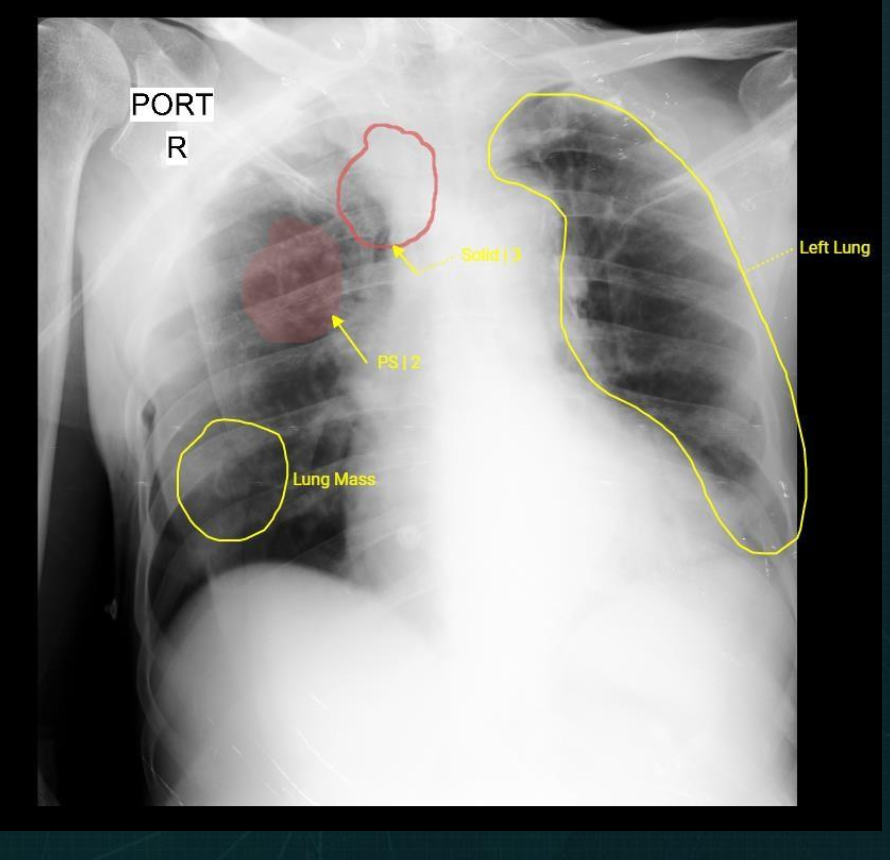
#> input picture input_image/xray.jpg, 890 x 860 px
$ python -i process_image.py   (imports and definitions only)
#> lines starting #> are read from the running program, lines starting #| are printed output that depends on the picture; after the words box and inside, x2 and y2 are one past the last pixel; in counts of white or black regions, pixels touching at a corner belong together
# Python code to find the co-ordinates of
# the contours detected in an image.
import cv2


def parse_image(image: str):
    # file_path: str = "./xray_file.png"
    # Reading image
#> called with image = 'input_image/xray.jpg'
    font = cv2.FONT_HERSHEY_COMPLEX
    img2 = cv2.imread(image, cv2.IMREAD_COLOR)
#> img2 is the input picture: shape (860, 890, 3); mean B, G, R 133.7, 135, 134.4

    # Reading same image in another
    # variable and converting to gray scale.
    img = cv2.imread(image, cv2.IMREAD_GRAYSCALE)
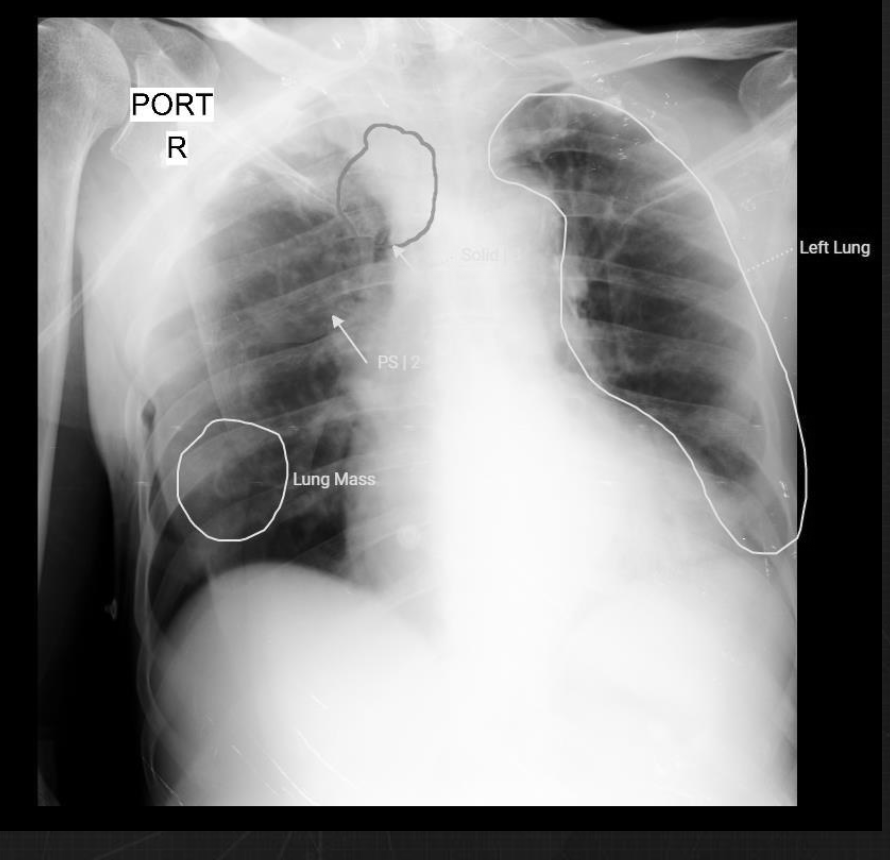
#> img: shape (860, 890); min 0, max 255, mean 134.6
    # edged = cv2.Canny(img, 20, 300)

    # Converting image to a binary image
    # ( black and white only image).
    _, threshold = cv2.threshold(img, 200, 455, cv2.THRESH_BINARY)
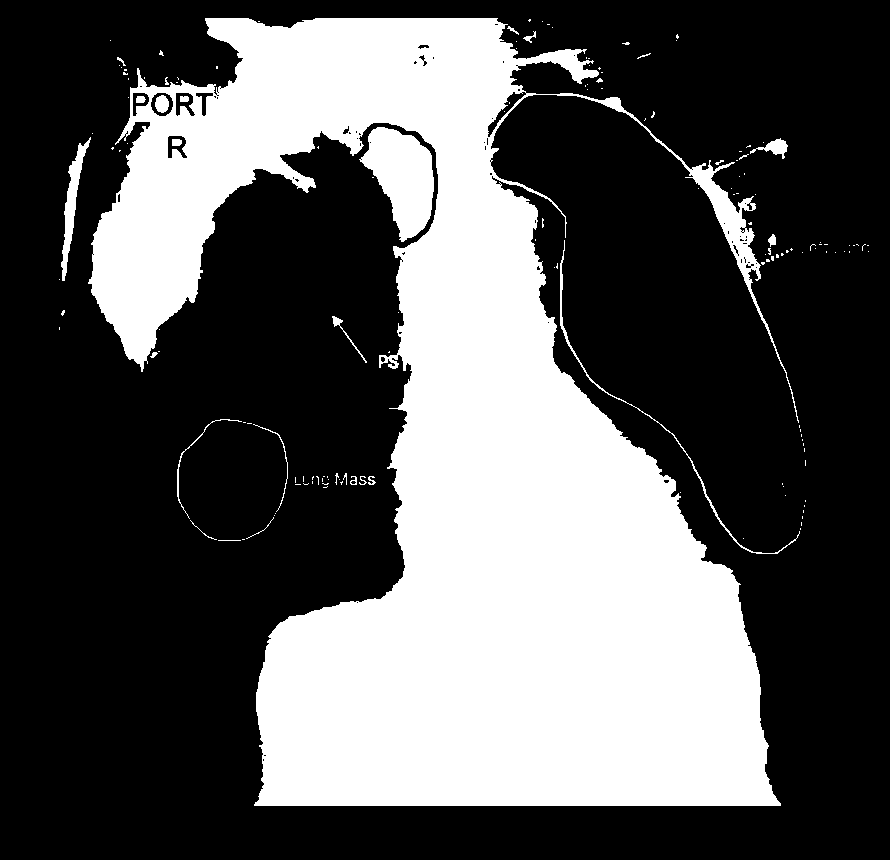
#> threshold: shape (860, 890); 34.3% white; 157 white regions (129 under 20 px)

    # Detecting contours in image.
    # contours, _ = cv2.findContours(threshold, cv2.RETR_TREE,
    #                                cv2.CHAIN_APPROX_SIMPLE)
    contours, hierarchy = cv2.findContours(threshold, cv2.RETR_EXTERNAL, cv2.CHAIN_APPROX_SIMPLE)
#> contours = 151 contours, 140 with area under 20; largest, box (x1, y1, x2, y2) and area: (88, 18, 799, 806) 252848, (359, 127, 434, 242) 4978, (61, 137, 91, 281) 1005, (560, 240, 800, 554) 398, (750, 138, 788, 159) 256

    # Going through every contours found in the image.
    for cnt in contours:

        approx = cv2.approxPolyDP(cnt, 0.020 * cv2.arcLength(cnt, True), True)

        # draws boundary of contours.
        # cv2.drawContours(img2, 0, (0, 0, 255), 5)
        # cv2.drawContours(img2, contours, -1, (10, 355, 100), 3)
        cv2.drawContours(img2, contours, 0, (0,255, 0), 3)

        # Used to flatten the array containing
        # the co-ordinates of the vertices.
        values = approx.ravel()
        i = 0

        for _ in values:
            if i % 2 == 0:
                x = values[i]
                y = values[i + 1]

                # String containing the co-ordinates.
                string = f"{str(x)} {str(y)}"

                if i != 0:
                    # text on remaining co-ordinates.
                    cv2.putText(img2, string, (x, y), font, 0.5, (0, 255, 0))
            i = i + 1
#> this loop made 151 passes
#> values on passes 1 to 3: [218, 540, 240, 540], [242, 539, 244, 539], [743, 538]
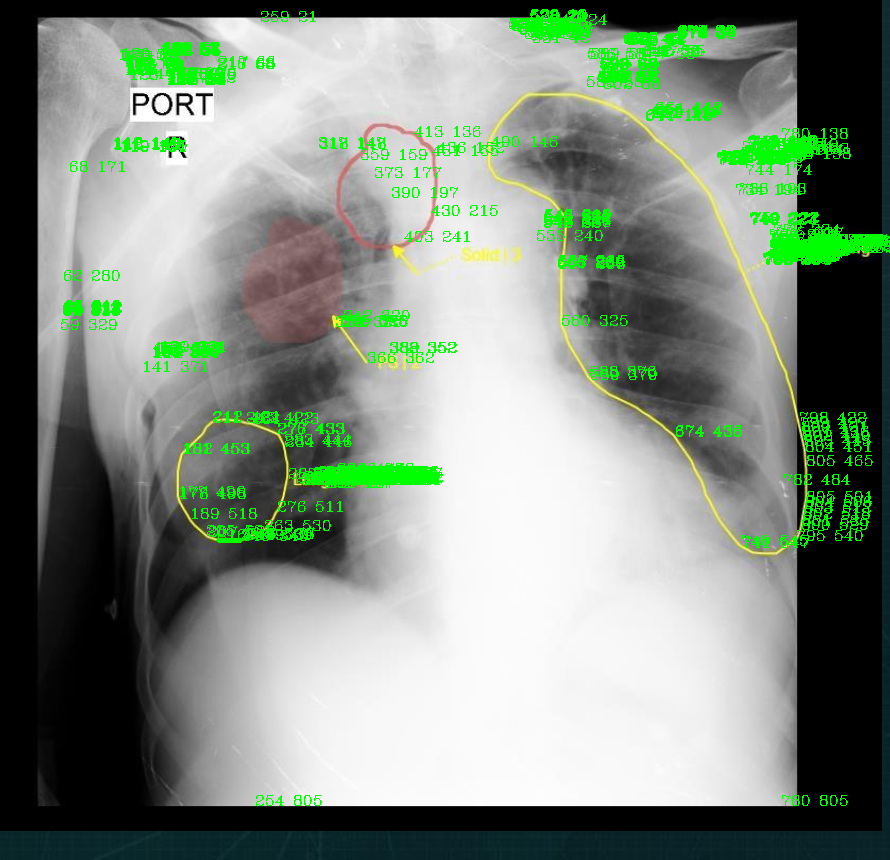
#> img2: shape (860, 890, 3); 4.48% of pixels changed, all inside (x1, y1, x2, y2) = (61, 9, 890, 806)

    # Saving the image
    cv2.imwrite("./output_image/image.jpg", img2)

>>> result = parse_image('input_image/xray.jpg')
